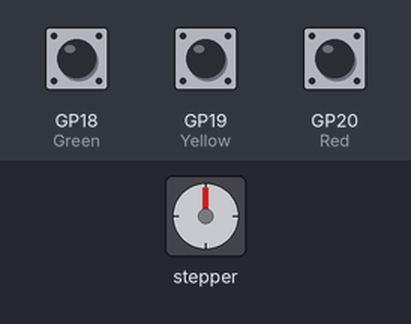
Recording of a program running on a simulated Raspberry Pi Pico running MicroPython. Parts: stepper motor. The inputs (shaded band) are chosen by the test bench; at power-on: GP18 (Green) HIGH, GP20 (Red) HIGH, GP19 (Yellow) HIGH. The stepper is drawn at 2048 steps a turn; what the program prints to the serial console is not drawn.

Above: at 0.4 s.
1.3 s: GP18 (Green) pulled LOW for 3.2 s
At 5.1 s:
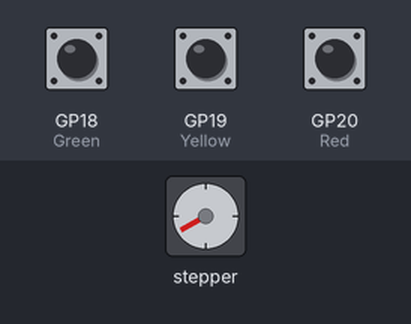
6.0 s: GP20 (Red) pulled LOW for 3.2 s
At 6.42 s:
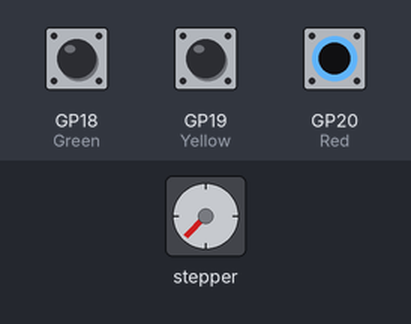
10.7 s: GP20 (Red) pulled LOW for 0.15 s
13.8 s: GP20 (Red) pulled LOW for 1 s
At 16.1 s:
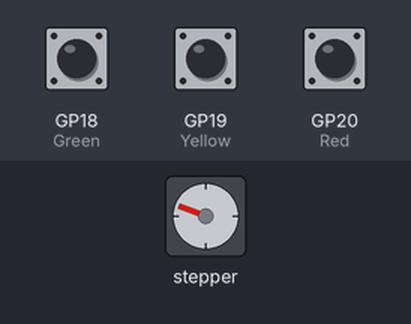
16.8 s: GP20 (Red) pulled LOW for 1 s
At 17.3 s:
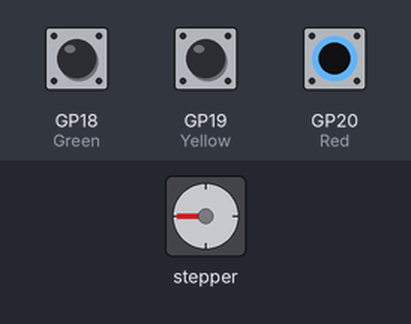
19.8 s: GP18 (Green) pulled LOW for 0.15 s
Timing chart, 0 to 23.9 s (numbered marks = the images above; inputs shaded):
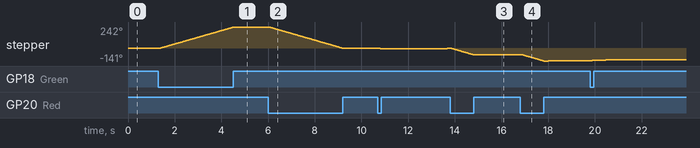

The program:

02Clock.py
```python
'''
 ---  SOFTWARE REVISED TO MICROSECOND TIMING  ---

PICO Powered and controlled Novelty Clock

The design and credit for this clock goes to
'Hollow Clock' by Shiura which can be found here
https://www.thingiverse.com/thing:5142739
please download the files from thingiverse.
Follow all instructions for printing and assembly with the exception of electronics.

The base (electronics enclosure) and source code can be downloaded from
MakingStuffWithChrisDeHut.com

The stepper motor and driver can be purchased from here:
https://www.amazon.com/Longruner-Stepper-Uln2003-arduino-LK67/dp/B015RQ97W8/ref=sr_1_53?keywords=Longruner&qid=1671795791&sr=8-53
As of 12/23/2022 price was $11.99 for 5 motors and drivers
Use the extras for other cool projects!

Use a standard PICO, no WiFi needed.

Look in the video description for updated
sourcing.

----------------------
Calculating the steps per second and
time per step.

Motor Specifications:
    1:64 gear reduction
    5.625 step angle 64 steps/rev before gearing
    64 x 64 = 4096 steps / output shaft rotation

Output shaft gear is 8 teeth
Ring gear has 110 teeth
110 / 8 = 13.75 output shaft rotations / hour
4096 x 13.75 = 56320 steps / hour
56320 / 3600 (seconds/hour) = 15.6444 steps per second
1 (second) / 15.6444 = .0639 seconds per step

------------------------
'''

import machine
import time

P1 = machine.Pin(10,machine.Pin.OUT)        #Create 4 output pins that are used to control
P2 = machine.Pin(11,machine.Pin.OUT)        #the stepper driver/motor phases
P3 = machine.Pin(12,machine.Pin.OUT)
P4 = machine.Pin(13,machine.Pin.OUT)

Green  = machine.Pin(18,machine.Pin.IN,machine.Pin.PULL_UP)  #Create 3 inputs for the buttons
Yellow = machine.Pin(19,machine.Pin.IN,machine.Pin.PULL_UP)
Red    = machine.Pin(20,machine.Pin.IN,machine.Pin.PULL_UP)
'''

Press-Hold RED button to fast-reverse time
Press-Hold GREEN button to fast-advance time
Press-Hold YELLOW - press RED button reverse time 1 hour
Press-Hold YELLOW - press GREEN button advance time 1 hour
once the "hour" adjusments starts, you can release both buttons


phase sequence
1 1 0 0
0 1 0 0
0 1 1 0
0 0 1 0
0 0 1 1
0 0 0 1
1 0 0 1
1 0 0 0
'''

Normal_Speed = (63810)   #This is the "running speed" for the clock to maintain time.
                         #This value was refined over a period of about 6 weeks.
                         #Lower the value to make the clock run faster.
                         #Raise the value to make the clock run slower.

Adjust_Speed = (1000)    #revised to microseconds
Phase = 1                #Keeps track of the motor phase
P1.on(); P2.on(); P3.off(); P4.off() #set initial phase for motor

def Step(dir,speed):        #Function that actually steps the motor
    global Phase
    global cnt
    time.sleep_us(speed)    #Revised to sleep micro seconds for better resolution
    Phase += dir
    if Phase == 9:          #Fix positive rollover
        Phase = 1
    if Phase < 1:           #Fix negative rollover
        Phase = 8
    #print(Phase,dir,speed)
    if Phase == 1:                             #for each phase position, set appropriate outputs on/off
        P1.on(); P2.on(); P3.off(); P4.off()
    elif Phase == 2:
        P1.off(); P2.on(); P3.off(); P4.off()
    elif Phase == 3:
        P1.off(); P2.on(); P3.on(); P4.off()
    elif Phase == 4:
        P1.off(); P2.off(); P3.on(); P4.off()
    elif Phase == 5:
        P1.off(); P2.off(); P3.on(); P4.on()
    elif Phase == 6:
        P1.off(); P2.off(); P3.off(); P4.on()
    elif Phase == 7:
        P1.on(); P2.off(); P3.off(); P4.on()
    elif Phase == 8:
        P1.on(); P2.off(); P3.off(); P4.off()


CW  =  1      #Variables to define forward and reverse time
CCW = -1
print("Starting the clock")
while True:                                               #Endless main loop
    if (Red.value() == 0) and (Yellow.value() == 1):      #Adjust time backwards
        Step(CCW,Adjust_Speed)
    elif (Green.value() == 0) and (Yellow.value() == 1):  #Adjust time forwards
        Step(CW,Adjust_Speed)
    elif (Red.value() == 0) and (Yellow.value() == 0):    #Adjust time backwards 1 hour
        Adjust_Time = 0
        for at in range(56320):
            Step(CCW,Adjust_Speed)
    elif (Green.value() == 0) and (Yellow.value() == 0):  #Adjust time forwards 1 hour
        Adjust_Time = 0
        for at in range(56320):
            Step(CW,Adjust_Speed)
    else:                                                 #Clock running at normal speed
        Step(CW,Normal_Speed)
    
```
